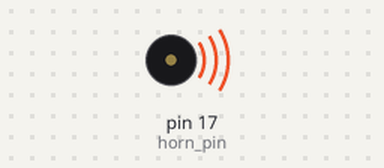
A sketch run on a simulated Arduino Uno, built with avr-gcc and run on an emulated ATmega328P. On the bench: buzzer (waves = sounding).

Above: at 0.5 s.
At 4.2 s:
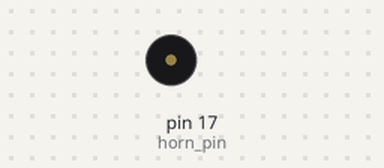
Timing chart, 0 to 6.0 s (numbered marks = the images above):
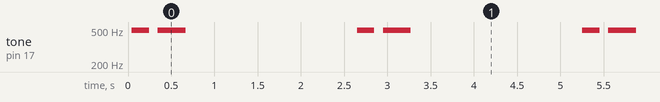

The sketch:

_25buzzer_test_with_delay.ino
```cpp
const int horn_pin = 17; // A3

void setup() {
  pinMode(horn_pin, OUTPUT);
}

void loop() {
  for(int i = 0; i<100; i++) {
  digitalWrite(horn_pin, HIGH);
  delay(1);
  digitalWrite(horn_pin, LOW);
  delay(1);
  }

  delay(100);

  for(int i = 0; i<150; i++) {
  digitalWrite(horn_pin, HIGH);
  delay(1);
  digitalWrite(horn_pin, LOW);
  delay(1);
  }

  delay(2000);
}
```

Measured:
- by itself, tone on pin 17 (horn_pin): repeats every 2.6 s: silent 0.10 s, 496 Hz 0.32 s, silent 2.0 s, 496 Hz 0.20 s
